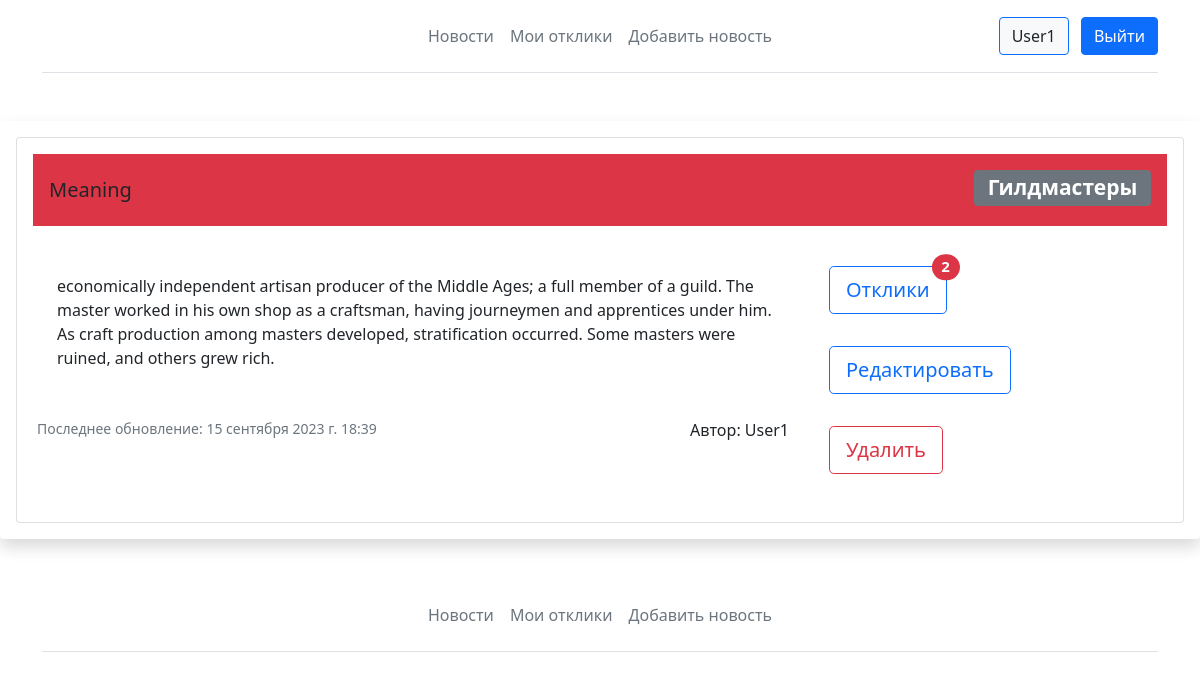
Page /newsboard/4 (signed in) on the committed database.
### newsboard/models.py (models this page shows, shortened)
class Post(models.Model):
    title = models.CharField('Заголовок', max_length=256)
    text = RichTextUploadingField('Текст')
    category = models.ForeignKey('Category', on_delete=models.CASCADE, verbose_name='Категория')
    author = models.ForeignKey(User, on_delete=models.CASCADE, verbose_name='Автор')
    date_of_creation = models.DateField(auto_now_add=True)
    time_of_creation = models.TimeField(auto_now_add=True)
    datetime_of_creation = models.DateTimeField(auto_now_add=True)
    date_of_last_update = models.DateField(auto_now=True)
    time_of_last_update = models.TimeField(auto_now=True)
    datetime_of_last_update = models.DateTimeField(auto_now=True)
    def __str__(self):
        return f'{self.category} {self.title}'

class Category(models.Model):
    name = models.CharField(max_length=64)
    def __str__(self):
        return f'{self.name}'

class Comment(models.Model):
    author = models.ForeignKey(User, on_delete=models.CASCADE)
    text = models.TextField(max_length=1500)
    post = models.ForeignKey(Post, on_delete=models.CASCADE)
    confirmed = models.BooleanField('Подтвержден', null=True, blank=True)
    date_of_creation = models.DateField(auto_now_add=True)
    time_of_creation = models.TimeField(auto_now_add=True)
    datetime_of_creation = models.DateTimeField(auto_now_add=True)

### newsboard/views.py (the view)
# urls.py: path('<int:pk>', PostDetail.as_view(), name='detail'),
class PostDetail(DetailView):
    model = Post
    context_object_name = 'post'

### newsboard/templatetags/main_menu.py (called while the page is built)
@register.simple_tag()
def get_items_for_main_menu(request):
    is_authenticated = request.user.is_authenticated
    ITEMS = [
        {'title': 'Новости', 'url_name': 'newsboard:home'}
    ]
    if is_authenticated:
        ITEMS.append({'title': 'Мои отклики', 'url_name': 'newsboard:my_comments'})
        ITEMS.append({'title': 'Добавить новость', 'url_name': 'newsboard:create'})
    return ITEMS

### newsboard/templates/newsboard/post_detail.html
{% extends 'newsboard/base.html' %} {% block titile %}{{ post }}{% endblock titile %} {% block content %}
<div class="row mt-5">
    <div class="col-lg-12">
        <div class="shadow p-3 mb-3 bg-body rounded">
            <div class="card">
                <div class="card-body">
                    <div class="p-3 mb-2 bg-danger text-dark">
                        <h3><span class="badge bg-secondary float-end">{{ post.category }}</span></h3>
                        <h5 class="card-title">{{ post.title }}</h5>
                    </div>
                    <div class="col-lg-4 float-end">
                        {% if user.is_authenticated %}
                        <div class="container">
                            <div class="card-body">
                                {% if post in user.post_set.all %}
                                <a href="#">
                                    <button type="button" class="btn btn-lg btn-outline-primary position-relative me-sm-3 mb-sm-3 mt-3">
                                            Отклики
                                            <span class="position-absolute top-0 start-100 translate-middle badge rounded-pill bg-danger">
                                            {{ post.comment_set.all|length }}
                                            </span>
                                        </button>
                                </a>
                                <a href="{% url 'newsboard:update' post.pk %}">
                                    <button class="btn btn-lg btn-outline-primary me-sm-3 mb-sm-3 mt-3">
                                                Редактировать
                                            </button>
                                </a>
                                <a href="#">
                                    <button class="btn btn-lg btn-outline-danger me-sm-3 mb-sm-3 mt-3">
                                                Удалить
                                            </button>
                                </a>
                                {% endif %}
                            </div>
                        </div>
                        {% endif %}
                    </div>
                    <p class="card-text mt-5 mb-5 ms-4 me-4">{{ post.text|safe }}</p>
                    <p class="card-text">
                        <small class="text-muted ms-1">
                            Последнее обновление: {{ post.date_of_last_update }} {{ post.time_of_last_update }}
                        </small>
                        <span class=" ms-3 float-end">Автор: {{ post.author }}</span>
                    </p>
                </div>
            </div>
        </div>
    </div>
</div>
{% endblock content %}

### newsboard/templates/newsboard/base.html (shortened to what this page needs)
{% load main_menu %}
<html lang="en">
<head>
</head>
<link href="https://cdn.jsdelivr.net/npm/bootstrap@5.1.3/dist/css/bootstrap.min.css" rel="stylesheet">
<body>
<div class="container">
    <header class="d-flex flex-wrap align-items-center justify-content-center justify-content-md-between py-3 mb-4 border-bottom">
      <a href="/" class="d-flex align-items-center col-md-3 mb-2 mb-md-0 text-dark text-decoration-none">
        <svg class="bi me-2" width="40" height="32" role="img" aria-label="Bootstrap"><use xlink:href="#bootstrap"></use></svg>
      </a>
      <ul class="nav col-12 col-md-auto mb-2 justify-content-center mb-md-0">
          {% get_items_for_main_menu request as get_items_for_main_menu %}
          {% for item in get_items_for_main_menu %}
                <li><a href="{% url item.url_name %}" class="nav-link px-2 link-secondary">{{ item.title }}</a></li>
          {% endfor %}
      </ul>
      <div class="col-md-3 text-end">
          {% if request.user.is_authenticated %}
              <button type="button" class="btn btn-outline-primary me-2 bg-light text-dark">{{ request.user }}</button>
              <a href="{% url 'account_logout' %}"><button type="button" class="btn btn-primary">Выйти</button></a>
          {% endif %}
      </div>
    </header>
  </div>
{% block content %}
{% endblock content %}
  {% include 'template_particles/footer.html' %}
</body>
</html>

### rows in the picture
Post: category "Гилдмастеры", title "Meaning", comment_set.all|length "2", text "economically independent artisan producer of the Middle Ages; a full member of a guild. The master worked in his own shop as a craftsman, having journeymen and apprentices under him. As craft production among masters developed, stratification occurred. Some masters were ruined, and others grew rich.", date_of_last_update "15 сентября 2023 г.", time_of_last_update "18:39", author "User1"

### other values in the picture
{{ item.title }} "Новости" "Мои отклики" "Добавить новость"
{{ request.user }} "User1"
